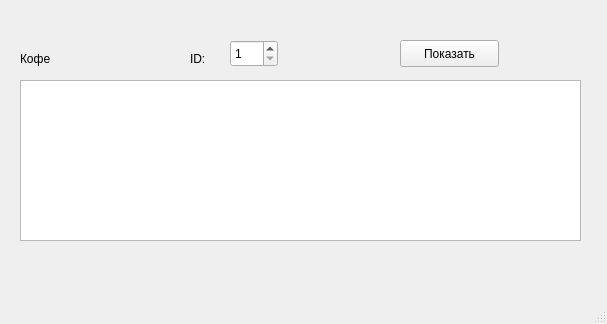
<?xml version="1.0" encoding="UTF-8"?>
<ui version="4.0">
 <class>MainWindow</class>
 <widget class="QMainWindow" name="MainWindow">
  <property name="geometry">
   <rect>
    <x>0</x>
    <y>0</y>
    <width>607</width>
    <height>324</height>
   </rect>
  </property>
  <property name="windowTitle">
   <string>MainWindow</string>
  </property>
  <widget class="QWidget" name="centralwidget">
   <widget class="QTableWidget" name="tableWidget">
    <property name="geometry">
     <rect>
      <x>20</x>
      <y>80</y>
      <width>561</width>
      <height>161</height>
     </rect>
    </property>
   </widget>
   <widget class="QLabel" name="label">
    <property name="geometry">
     <rect>
      <x>20</x>
      <y>50</y>
      <width>67</width>
      <height>17</height>
     </rect>
    </property>
    <property name="text">
     <string>Кофе</string>
    </property>
   </widget>
   <widget class="QLabel" name="label_2">
    <property name="geometry">
     <rect>
      <x>190</x>
      <y>50</y>
      <width>41</width>
      <height>17</height>
     </rect>
    </property>
    <property name="text">
     <string>ID:</string>
    </property>
   </widget>
   <widget class="QPushButton" name="pushButton">
    <property name="geometry">
     <rect>
      <x>400</x>
      <y>40</y>
      <width>99</width>
      <height>27</height>
     </rect>
    </property>
    <property name="text">
     <string>Показать</string>
    </property>
   </widget>
   <widget class="QSpinBox" name="spinBox">
    <property name="geometry">
     <rect>
      <x>230</x>
      <y>40</y>
      <width>48</width>
      <height>27</height>
     </rect>
    </property>
    <property name="minimum">
     <number>1</number>
    </property>
    <property name="maximum">
     <number>6</number>
    </property>
   </widget>
  </widget>
  <widget class="QMenuBar" name="menubar">
   <property name="geometry">
    <rect>
     <x>0</x>
     <y>0</y>
     <width>607</width>
     <height>25</height>
    </rect>
   </property>
  </widget>
  <widget class="QStatusBar" name="statusbar"/>
 </widget>
 <resources/>
 <connections/>
</ui>
